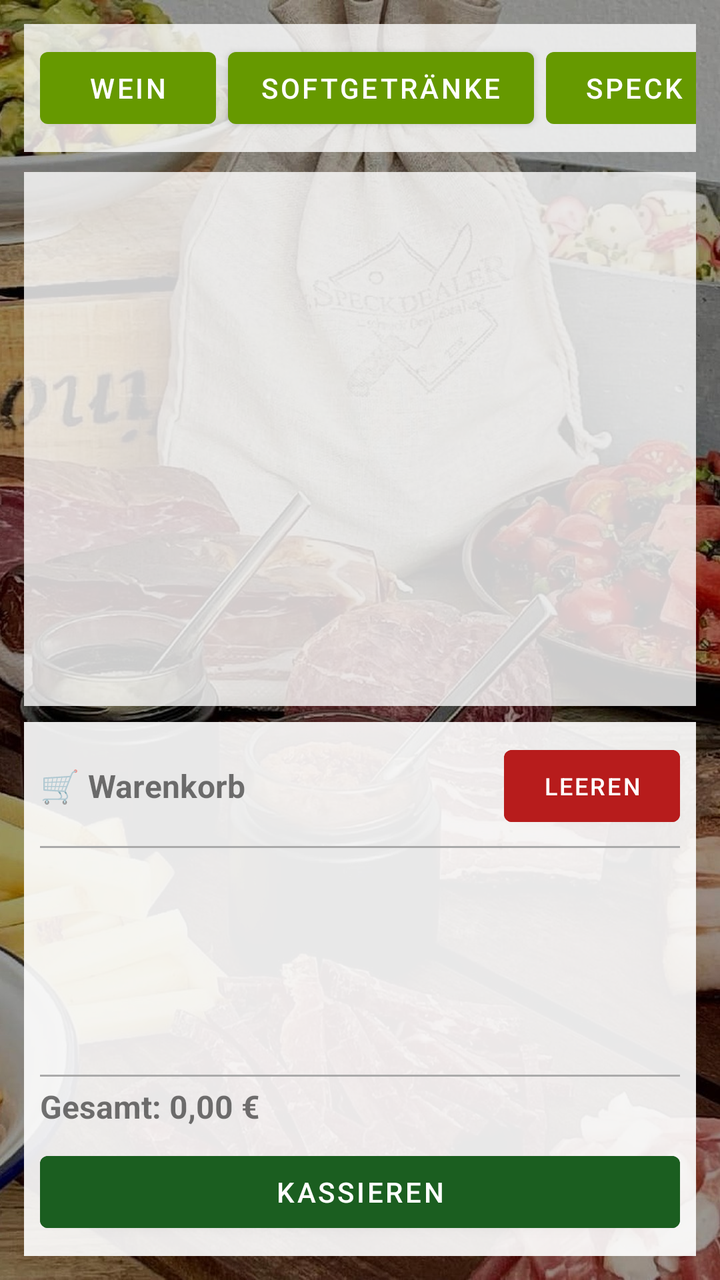
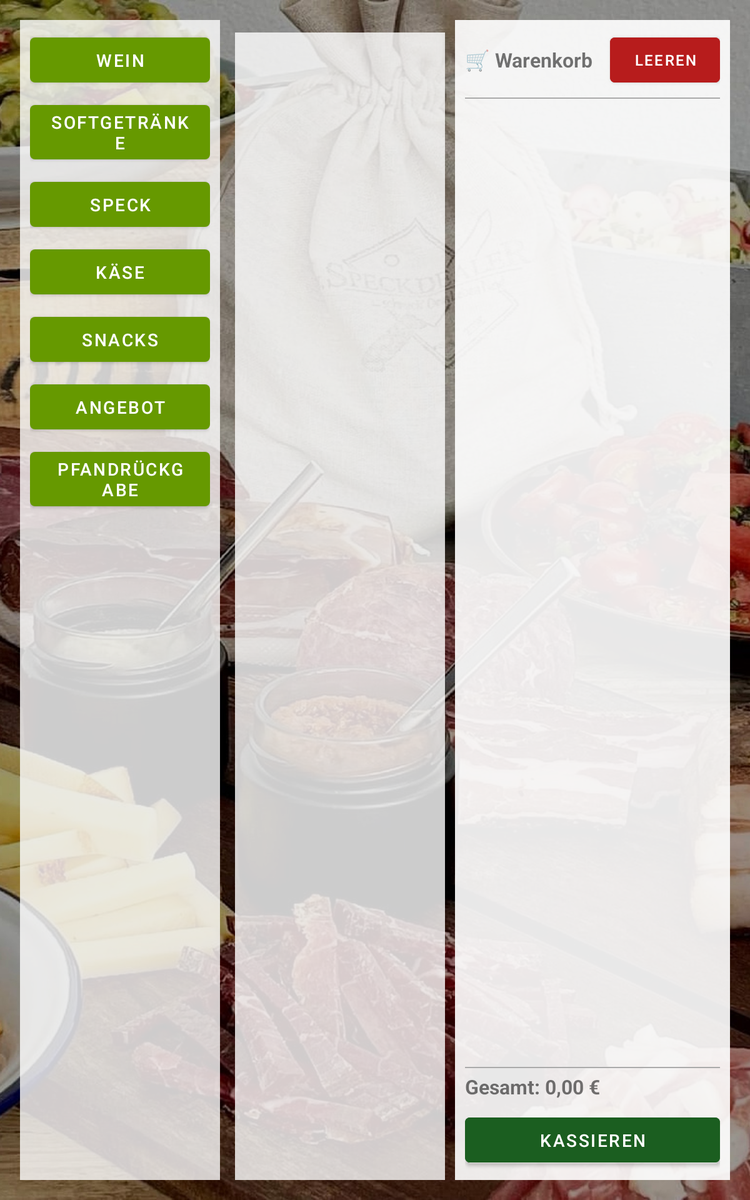

Two renders of one Android screen. The first uses the default layout on a phone; the second uses the alternative layout the repository ships for a different screen configuration, on a matching device. The two XML files are below.
<!-- AndroidManifest.xml: application theme Theme.SpeckdealerApp -->
<!-- res/layout/activity_sales.xml -->
<?xml version="1.0" encoding="utf-8"?>
<LinearLayout xmlns:android="http://schemas.android.com/apk/res/android"
	android:layout_width="match_parent"
	android:layout_height="match_parent"
	android:background="@drawable/app_background"
	android:orientation="vertical"
	android:padding="12dp">

	<HorizontalScrollView
		android:layout_width="match_parent"
		android:layout_height="wrap_content"
		android:fillViewport="true"
		android:scrollbars="none">

		<LinearLayout
			android:layout_width="wrap_content"
			android:layout_height="wrap_content"
			android:orientation="horizontal"
			android:padding="8dp"
			android:background="#CCFFFFFF">

			<Button
				android:id="@+id/categoryWeinButton"
				android:layout_width="wrap_content"
				android:layout_height="wrap_content"
				android:text="Wein" />

			<Button
				android:id="@+id/categorySoftButton"
				android:layout_width="wrap_content"
				android:layout_height="wrap_content"
				android:layout_marginStart="6dp"
				android:text="Softgetränke" />

			<Button
				android:id="@+id/categorySpeckButton"
				android:layout_width="wrap_content"
				android:layout_height="wrap_content"
				android:layout_marginStart="6dp"
				android:text="Speck" />

			<Button
				android:id="@+id/categoryKaeseButton"
				android:layout_width="wrap_content"
				android:layout_height="wrap_content"
				android:layout_marginStart="6dp"
				android:text="Käse" />

			<Button
				android:id="@+id/categorySnacksButton"
				android:layout_width="wrap_content"
				android:layout_height="wrap_content"
				android:layout_marginStart="6dp"
				android:text="Snacks" />

			<Button
				android:id="@+id/categoryAngebotButton"
				android:layout_width="wrap_content"
				android:layout_height="wrap_content"
				android:layout_marginStart="6dp"
				android:text="Angebot" />

			<Button
				android:id="@+id/depositReturnActionButton"
				android:layout_width="wrap_content"
				android:layout_height="wrap_content"
				android:layout_marginStart="6dp"
				android:text="Pfandrückgabe" />

		</LinearLayout>
	</HorizontalScrollView>

	<androidx.recyclerview.widget.RecyclerView
		android:id="@+id/salesArticleRecyclerView"
		android:layout_width="match_parent"
		android:layout_height="0dp"
		android:layout_marginTop="10dp"
		android:layout_weight="1"
		android:background="#CCFFFFFF"
		android:clipToPadding="false"
		android:padding="8dp" />

	<LinearLayout
		android:id="@+id/cartContainer"
		android:layout_width="match_parent"
		android:layout_height="0dp"
		android:layout_marginTop="8dp"
		android:layout_weight="1"
		android:background="#E8FFFFFF"
		android:orientation="vertical"
		android:padding="8dp">

		<LinearLayout
			android:layout_width="match_parent"
			android:layout_height="wrap_content"
			android:gravity="center_vertical"
			android:orientation="horizontal">

			<TextView
				android:layout_width="0dp"
				android:layout_height="wrap_content"
				android:layout_weight="1"
				android:text="🛒 Warenkorb"
				android:textSize="16sp"
				android:textStyle="bold" />

			<Button
				android:id="@+id/cartClearButton"
				android:layout_width="wrap_content"
				android:layout_height="wrap_content"
				android:minHeight="48dp"
				android:backgroundTint="#B71C1C"
				android:text="Leeren"
				android:textColor="#FFFFFF"
				android:textSize="12sp" />

		</LinearLayout>

		<View
			android:layout_width="match_parent"
			android:layout_height="1dp"
			android:layout_marginTop="6dp"
			android:layout_marginBottom="6dp"
			android:background="#AAAAAA" />

		<androidx.recyclerview.widget.RecyclerView
			android:id="@+id/cartRecyclerView"
			android:layout_width="match_parent"
			android:layout_height="0dp"
			android:layout_weight="1" />

		<View
			android:layout_width="match_parent"
			android:layout_height="1dp"
			android:layout_marginTop="6dp"
			android:layout_marginBottom="4dp"
			android:background="#AAAAAA" />

		<TextView
			android:id="@+id/cartTotalText"
			android:layout_width="match_parent"
			android:layout_height="wrap_content"
			android:text="Gesamt: 0,00 €"
			android:textSize="16sp"
			android:textStyle="bold" />

		<Button
			android:id="@+id/cartCheckoutButton"
			android:layout_width="match_parent"
			android:layout_height="wrap_content"
			android:minHeight="48dp"
			android:layout_marginTop="8dp"
			android:backgroundTint="#1B5E20"
			android:text="Kassieren"
			android:textColor="#FFFFFF" />

	</LinearLayout>

</LinearLayout>
<!-- resources referenced by this layout -->
<resources>
  <!-- drawable app_background (drawable) -->
  <?xml version="1.0" encoding="utf-8"?>
  <layer-list xmlns:android="http://schemas.android.com/apk/res/android">
  	<item>
  		<bitmap
  			android:gravity="fill"
  			android:src="@drawable/speckdealer_bg_dark" />
  	</item>
  </layer-list>
  <style name="Theme.SpeckdealerApp" parent="Theme.MaterialComponents.DayNight.NoActionBar">
  		<item name="colorPrimary">@android:color/holo_green_dark</item>
  		<item name="colorPrimaryVariant">@android:color/holo_green_light</item>
  		<item name="colorSecondary">@android:color/holo_orange_light</item>
  		<item name="android:statusBarColor" tools:targetApi="l">?attr/colorPrimaryVariant</item>
  	</style>
  <!-- drawable speckdealer_bg_dark: jpg bitmap (drawable, 412528 bytes) -->
</resources>
<!-- res/layout-sw600dp/activity_sales.xml (the repository's variant of the layout above) -->
<!-- drawn on a 7-inch tablet held upright -->
<?xml version="1.0" encoding="utf-8"?>
<LinearLayout xmlns:android="http://schemas.android.com/apk/res/android"
	android:layout_width="match_parent"
	android:layout_height="match_parent"
	android:background="@drawable/app_background"
	android:orientation="horizontal"
	android:padding="16dp">

	<LinearLayout
		android:layout_width="160dp"
		android:layout_height="match_parent"
		android:background="#CCFFFFFF"
		android:orientation="vertical"
		android:padding="8dp">

		<Button
			android:id="@+id/categoryWeinButton"
			android:layout_width="match_parent"
			android:layout_height="wrap_content"
			android:text="Wein" />

		<Button
			android:id="@+id/categorySoftButton"
			android:layout_width="match_parent"
			android:layout_height="wrap_content"
			android:layout_marginTop="6dp"
			android:text="Softgetränke" />

		<Button
			android:id="@+id/categorySpeckButton"
			android:layout_width="match_parent"
			android:layout_height="wrap_content"
			android:layout_marginTop="6dp"
			android:text="Speck" />

		<Button
			android:id="@+id/categoryKaeseButton"
			android:layout_width="match_parent"
			android:layout_height="wrap_content"
			android:layout_marginTop="6dp"
			android:text="Käse" />

		<Button
			android:id="@+id/categorySnacksButton"
			android:layout_width="match_parent"
			android:layout_height="wrap_content"
			android:layout_marginTop="6dp"
			android:text="Snacks" />

		<Button
			android:id="@+id/categoryAngebotButton"
			android:layout_width="match_parent"
			android:layout_height="wrap_content"
			android:layout_marginTop="6dp"
			android:text="Angebot" />

		<Button
			android:id="@+id/depositReturnActionButton"
			android:layout_width="match_parent"
			android:layout_height="wrap_content"
			android:layout_marginTop="6dp"
			android:text="Pfandrückgabe" />

	</LinearLayout>

	<LinearLayout
		android:layout_width="0dp"
		android:layout_height="match_parent"
		android:layout_marginStart="12dp"
		android:layout_weight="1"
		android:orientation="vertical">

		<androidx.recyclerview.widget.RecyclerView
			android:id="@+id/salesArticleRecyclerView"
			android:layout_width="match_parent"
			android:layout_height="0dp"
			android:layout_marginTop="10dp"
			android:layout_weight="1"
			android:background="#CCFFFFFF"
			android:clipToPadding="false"
			android:padding="8dp" />

	</LinearLayout>

	
	<LinearLayout
		android:layout_width="220dp"
		android:layout_height="match_parent"
		android:layout_marginStart="8dp"
		android:background="#E8FFFFFF"
		android:orientation="vertical"
		android:padding="8dp">

		
		<LinearLayout
			android:layout_width="match_parent"
			android:layout_height="wrap_content"
			android:gravity="center_vertical"
			android:orientation="horizontal">

			<TextView
				android:layout_width="0dp"
				android:layout_height="wrap_content"
				android:layout_weight="1"
				android:text="🛒 Warenkorb"
				android:textSize="16sp"
				android:textStyle="bold" />

			<Button
				android:id="@+id/cartClearButton"
				android:layout_width="wrap_content"
				android:layout_height="wrap_content"
				android:backgroundTint="#B71C1C"
				android:text="Leeren"
				android:textColor="#FFFFFF"
				android:textSize="12sp" />

		</LinearLayout>

		
		<View
			android:layout_width="match_parent"
			android:layout_height="1dp"
			android:layout_marginTop="6dp"
			android:layout_marginBottom="6dp"
			android:background="#AAAAAA" />

		
		<androidx.recyclerview.widget.RecyclerView
			android:id="@+id/cartRecyclerView"
			android:layout_width="match_parent"
			android:layout_height="0dp"
			android:layout_weight="1" />

		
		<View
			android:layout_width="match_parent"
			android:layout_height="1dp"
			android:layout_marginTop="6dp"
			android:layout_marginBottom="4dp"
			android:background="#AAAAAA" />

		
		<TextView
			android:id="@+id/cartTotalText"
			android:layout_width="match_parent"
			android:layout_height="wrap_content"
			android:text="Gesamt: 0,00 €"
			android:textSize="16sp"
			android:textStyle="bold" />

		
		<Button
			android:id="@+id/cartCheckoutButton"
			android:layout_width="match_parent"
			android:layout_height="wrap_content"
			android:layout_marginTop="8dp"
			android:backgroundTint="#1B5E20"
			android:text="Kassieren"
			android:textColor="#FFFFFF" />

	</LinearLayout>

</LinearLayout>
